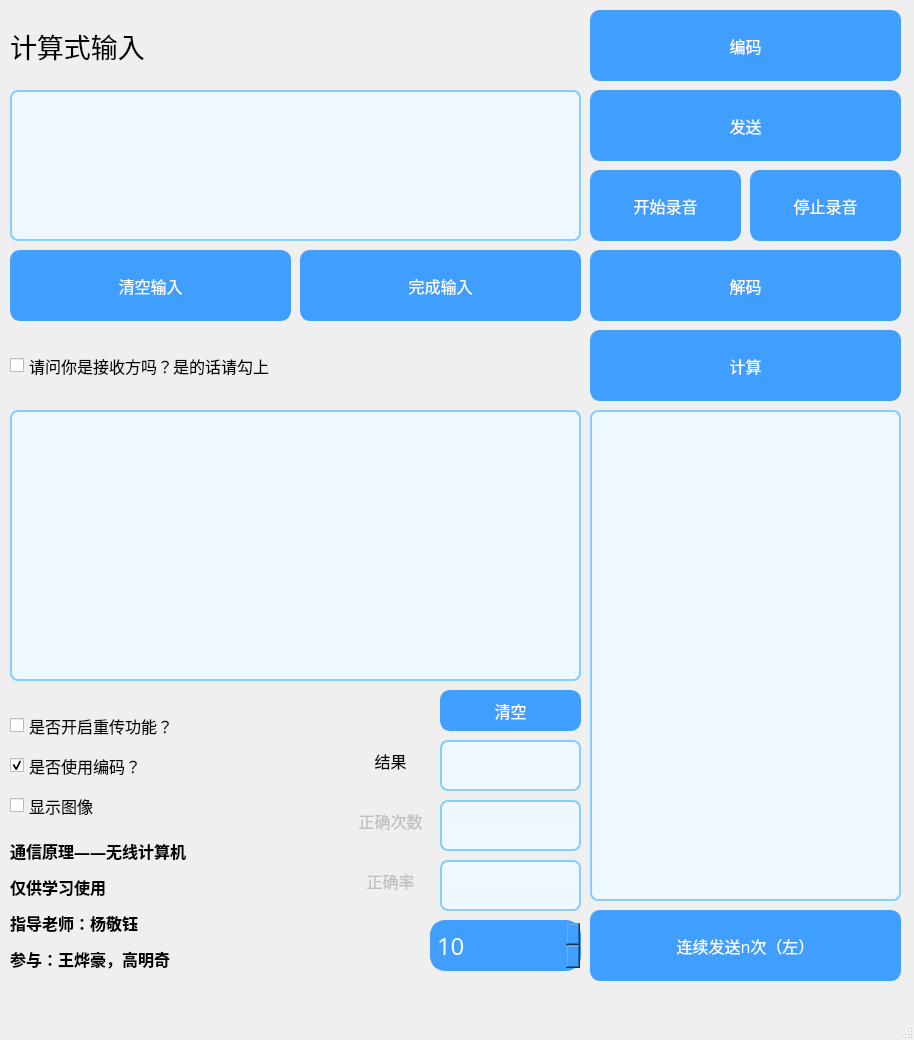
<?xml version="1.0" encoding="UTF-8"?>
<ui version="4.0">
 <class>MainWindow</class>
 <widget class="QMainWindow" name="MainWindow">
  <property name="geometry">
   <rect>
    <x>0</x>
    <y>0</y>
    <width>914</width>
    <height>1040</height>
   </rect>
  </property>
  <property name="windowTitle">
   <string>MainWindow</string>
  </property>
  <widget class="QWidget" name="centralwidget">
   <widget class="QLabel" name="label_6">
    <property name="geometry">
     <rect>
      <x>10</x>
      <y>-10</y>
      <width>511</width>
      <height>111</height>
     </rect>
    </property>
    <property name="font">
     <font>
      <family>黑体</family>
      <pointsize>20</pointsize>
     </font>
    </property>
    <property name="text">
     <string>计算式输入</string>
    </property>
   </widget>
   <widget class="QPushButton" name="pushButton_17">
    <property name="geometry">
     <rect>
      <x>590</x>
      <y>10</y>
      <width>311</width>
      <height>71</height>
     </rect>
    </property>
    <property name="font">
     <font>
      <family>微软雅黑</family>
      <pointsize>12</pointsize>
     </font>
    </property>
    <property name="styleSheet">
     <string notr="true">QPushButton{color:#fff;background-color:#409eff;border: 1px solid #409eff;border-radius: 10px;
}QPushButton:hover{color:#fff;border-color:#66b1ff;background-color:#66b1ff;
}QPushButton:checked{color:#fff;border-color:#66b1ff;background-color: #66b1ff;
}QPushButton:pressed{color:#fff;border-color: #3a8ee6;background-color: #3a8ee6;
}
</string>
    </property>
    <property name="text">
     <string>编码</string>
    </property>
   </widget>
   <widget class="QPushButton" name="pushButton_18">
    <property name="geometry">
     <rect>
      <x>590</x>
      <y>90</y>
      <width>311</width>
      <height>71</height>
     </rect>
    </property>
    <property name="font">
     <font>
      <family>微软雅黑</family>
      <pointsize>12</pointsize>
     </font>
    </property>
    <property name="styleSheet">
     <string notr="true">QPushButton{color:#fff;background-color:#409eff;border: 1px solid #409eff;border-radius: 10px;
}QPushButton:hover{color:#fff;border-color:#66b1ff;background-color:#66b1ff;
}QPushButton:checked{color:#fff;border-color:#66b1ff;background-color: #66b1ff;
}QPushButton:pressed{color:#fff;border-color: #3a8ee6;background-color: #3a8ee6;
}
</string>
    </property>
    <property name="text">
     <string>发送</string>
    </property>
   </widget>
   <widget class="QPushButton" name="pushButton_19">
    <property name="geometry">
     <rect>
      <x>590</x>
      <y>170</y>
      <width>151</width>
      <height>71</height>
     </rect>
    </property>
    <property name="font">
     <font>
      <family>微软雅黑</family>
      <pointsize>12</pointsize>
     </font>
    </property>
    <property name="styleSheet">
     <string notr="true">QPushButton{color:#fff;background-color:#409eff;border: 1px solid #409eff;border-radius: 10px;
}QPushButton:hover{color:#fff;border-color:#66b1ff;background-color:#66b1ff;
}QPushButton:checked{color:#fff;border-color:#66b1ff;background-color: #66b1ff;
}QPushButton:pressed{color:#fff;border-color: #3a8ee6;background-color: #3a8ee6;
}
</string>
    </property>
    <property name="text">
     <string>开始录音</string>
    </property>
   </widget>
   <widget class="QPushButton" name="pushButton_20">
    <property name="geometry">
     <rect>
      <x>590</x>
      <y>250</y>
      <width>311</width>
      <height>71</height>
     </rect>
    </property>
    <property name="font">
     <font>
      <family>微软雅黑</family>
      <pointsize>12</pointsize>
     </font>
    </property>
    <property name="styleSheet">
     <string notr="true">QPushButton{color:#fff;background-color:#409eff;border: 1px solid #409eff;border-radius: 10px;
}QPushButton:hover{color:#fff;border-color:#66b1ff;background-color:#66b1ff;
}QPushButton:checked{color:#fff;border-color:#66b1ff;background-color: #66b1ff;
}QPushButton:pressed{color:#fff;border-color: #3a8ee6;background-color: #3a8ee6;
}
</string>
    </property>
    <property name="text">
     <string>解码</string>
    </property>
   </widget>
   <widget class="QPushButton" name="pushButton_21">
    <property name="geometry">
     <rect>
      <x>590</x>
      <y>330</y>
      <width>311</width>
      <height>71</height>
     </rect>
    </property>
    <property name="font">
     <font>
      <family>微软雅黑</family>
      <pointsize>12</pointsize>
     </font>
    </property>
    <property name="styleSheet">
     <string notr="true">QPushButton{color:#fff;background-color:#409eff;border: 1px solid #409eff;border-radius: 10px;
}QPushButton:hover{color:#fff;border-color:#66b1ff;background-color:#66b1ff;
}QPushButton:checked{color:#fff;border-color:#66b1ff;background-color: #66b1ff;
}QPushButton:pressed{color:#fff;border-color: #3a8ee6;background-color: #3a8ee6;
}
</string>
    </property>
    <property name="text">
     <string>计算</string>
    </property>
   </widget>
   <widget class="QTextEdit" name="textEdit_2">
    <property name="geometry">
     <rect>
      <x>590</x>
      <y>410</y>
      <width>311</width>
      <height>491</height>
     </rect>
    </property>
    <property name="font">
     <font>
      <family>Arial,sans-serif</family>
      <pointsize>-1</pointsize>
     </font>
    </property>
    <property name="styleSheet">
     <string notr="true">QTextEdit {
    background-color: #f0f8ff; /* 背景颜色 */
    color: #333; /* 字体颜色 */
    border: 2px solid #87cefa; /* 边框颜色 */
    border-radius: 8px; /* 圆角边框 */
    padding: 10px; /* 内边距 */
    font-size: 16px; /* 字体大小 */
    font-family: Arial, sans-serif; /* 字体 */
}

QTextEdit:focus {
    border: 2px solid #00bfff; /* 聚焦时边框颜色 */
    background-color: #e6f9ff; /* 聚焦时背景颜色 */
}</string>
    </property>
    <property name="html">
     <string>&lt;!DOCTYPE HTML PUBLIC &quot;-//W3C//DTD HTML 4.0//EN&quot; &quot;http://www.w3.org/TR/REC-html40/strict.dtd&quot;&gt;
&lt;html&gt;&lt;head&gt;&lt;meta name=&quot;qrichtext&quot; content=&quot;1&quot; /&gt;&lt;style type=&quot;text/css&quot;&gt;
p, li { white-space: pre-wrap; }
&lt;/style&gt;&lt;/head&gt;&lt;body style=&quot; font-family:'Arial,sans-serif'; font-size:16px; font-weight:400; font-style:normal;&quot;&gt;
&lt;p style=&quot;-qt-paragraph-type:empty; margin-top:0px; margin-bottom:0px; margin-left:0px; margin-right:0px; -qt-block-indent:0; text-indent:0px; font-size:24px;&quot;&gt;&lt;br /&gt;&lt;/p&gt;&lt;/body&gt;&lt;/html&gt;</string>
    </property>
   </widget>
   <widget class="QLabel" name="label">
    <property name="geometry">
     <rect>
      <x>10</x>
      <y>780</y>
      <width>341</width>
      <height>251</height>
     </rect>
    </property>
    <property name="font">
     <font>
      <family>微软雅黑</family>
      <pointsize>10</pointsize>
     </font>
    </property>
    <property name="cursor">
     <cursorShape>ArrowCursor</cursorShape>
    </property>
    <property name="text">
     <string>&lt;html&gt;&lt;head/&gt;&lt;body&gt;&lt;p&gt;&lt;span style=&quot; font-size:12pt; font-weight:500;&quot;&gt;通信原理——无线计算机&lt;/span&gt;&lt;/p&gt;&lt;p&gt;&lt;span style=&quot; font-size:12pt; font-weight:500;&quot;&gt;仅供学习使用&lt;/span&gt;&lt;/p&gt;&lt;p&gt;&lt;span style=&quot; font-size:12pt; font-weight:500;&quot;&gt;指导老师：杨敬钰&lt;/span&gt;&lt;/p&gt;&lt;p&gt;&lt;span style=&quot; font-size:12pt; font-weight:500;&quot;&gt;参与：王烨豪，高明奇&lt;/span&gt;&lt;/p&gt;&lt;/body&gt;&lt;/html&gt;</string>
    </property>
   </widget>
   <widget class="QTextEdit" name="textEdit_3">
    <property name="geometry">
     <rect>
      <x>10</x>
      <y>90</y>
      <width>571</width>
      <height>151</height>
     </rect>
    </property>
    <property name="font">
     <font>
      <family>Arial,sans-serif</family>
      <pointsize>-1</pointsize>
     </font>
    </property>
    <property name="styleSheet">
     <string notr="true">QTextEdit {
    background-color: #f0f8ff; /* 背景颜色 */
    color: #333; /* 字体颜色 */
    border: 2px solid #87cefa; /* 边框颜色 */
    border-radius: 8px; /* 圆角边框 */
    padding: 10px; /* 内边距 */
    font-size: 16px; /* 字体大小 */
    font-family: Arial, sans-serif; /* 字体 */
}

QTextEdit:focus {
    border: 2px solid #00bfff; /* 聚焦时边框颜色 */
    background-color: #e6f9ff; /* 聚焦时背景颜色 */
}</string>
    </property>
    <property name="html">
     <string>&lt;!DOCTYPE HTML PUBLIC &quot;-//W3C//DTD HTML 4.0//EN&quot; &quot;http://www.w3.org/TR/REC-html40/strict.dtd&quot;&gt;
&lt;html&gt;&lt;head&gt;&lt;meta name=&quot;qrichtext&quot; content=&quot;1&quot; /&gt;&lt;style type=&quot;text/css&quot;&gt;
p, li { white-space: pre-wrap; }
&lt;/style&gt;&lt;/head&gt;&lt;body style=&quot; font-family:'Arial,sans-serif'; font-size:16px; font-weight:400; font-style:normal;&quot;&gt;
&lt;p style=&quot;-qt-paragraph-type:empty; margin-top:0px; margin-bottom:0px; margin-left:0px; margin-right:0px; -qt-block-indent:0; text-indent:0px; font-size:24px;&quot;&gt;&lt;br /&gt;&lt;/p&gt;&lt;/body&gt;&lt;/html&gt;</string>
    </property>
   </widget>
   <widget class="QPushButton" name="pushButton_22">
    <property name="geometry">
     <rect>
      <x>10</x>
      <y>250</y>
      <width>281</width>
      <height>71</height>
     </rect>
    </property>
    <property name="font">
     <font>
      <family>微软雅黑</family>
      <pointsize>12</pointsize>
     </font>
    </property>
    <property name="styleSheet">
     <string notr="true">QPushButton{color:#fff;background-color:#409eff;border: 1px solid #409eff;border-radius: 10px;
}QPushButton:hover{color:#fff;border-color:#66b1ff;background-color:#66b1ff;
}QPushButton:checked{color:#fff;border-color:#66b1ff;background-color: #66b1ff;
}QPushButton:pressed{color:#fff;border-color: #3a8ee6;background-color: #3a8ee6;
}
</string>
    </property>
    <property name="text">
     <string>清空输入</string>
    </property>
   </widget>
   <widget class="QPushButton" name="pushButton_23">
    <property name="geometry">
     <rect>
      <x>300</x>
      <y>250</y>
      <width>281</width>
      <height>71</height>
     </rect>
    </property>
    <property name="font">
     <font>
      <family>微软雅黑</family>
      <pointsize>12</pointsize>
     </font>
    </property>
    <property name="styleSheet">
     <string notr="true">QPushButton{color:#fff;background-color:#409eff;border: 1px solid #409eff;border-radius: 10px;
}QPushButton:hover{color:#fff;border-color:#66b1ff;background-color:#66b1ff;
}QPushButton:checked{color:#fff;border-color:#66b1ff;background-color: #66b1ff;
}QPushButton:pressed{color:#fff;border-color: #3a8ee6;background-color: #3a8ee6;
}
</string>
    </property>
    <property name="text">
     <string>完成输入</string>
    </property>
   </widget>
   <widget class="QPushButton" name="pushButton_24">
    <property name="geometry">
     <rect>
      <x>750</x>
      <y>170</y>
      <width>151</width>
      <height>71</height>
     </rect>
    </property>
    <property name="font">
     <font>
      <family>微软雅黑</family>
      <pointsize>12</pointsize>
     </font>
    </property>
    <property name="styleSheet">
     <string notr="true">QPushButton{color:#fff;background-color:#409eff;border: 1px solid #409eff;border-radius: 10px;
}QPushButton:hover{color:#fff;border-color:#66b1ff;background-color:#66b1ff;
}QPushButton:checked{color:#fff;border-color:#66b1ff;background-color: #66b1ff;
}QPushButton:pressed{color:#fff;border-color: #3a8ee6;background-color: #3a8ee6;
}
</string>
    </property>
    <property name="text">
     <string>停止录音</string>
    </property>
   </widget>
   <widget class="QTextEdit" name="textEdit_4">
    <property name="geometry">
     <rect>
      <x>10</x>
      <y>410</y>
      <width>571</width>
      <height>271</height>
     </rect>
    </property>
    <property name="font">
     <font>
      <family>Arial,sans-serif</family>
      <pointsize>-1</pointsize>
     </font>
    </property>
    <property name="styleSheet">
     <string notr="true">QTextEdit {
    background-color: #f0f8ff; /* 背景颜色 */
    color: #333; /* 字体颜色 */
    border: 2px solid #87cefa; /* 边框颜色 */
    border-radius: 8px; /* 圆角边框 */
    padding: 10px; /* 内边距 */
    font-size: 16px; /* 字体大小 */
    font-family: Arial, sans-serif; /* 字体 */
}

QTextEdit:focus {
    border: 2px solid #00bfff; /* 聚焦时边框颜色 */
    background-color: #e6f9ff; /* 聚焦时背景颜色 */
}</string>
    </property>
    <property name="html">
     <string>&lt;!DOCTYPE HTML PUBLIC &quot;-//W3C//DTD HTML 4.0//EN&quot; &quot;http://www.w3.org/TR/REC-html40/strict.dtd&quot;&gt;
&lt;html&gt;&lt;head&gt;&lt;meta name=&quot;qrichtext&quot; content=&quot;1&quot; /&gt;&lt;style type=&quot;text/css&quot;&gt;
p, li { white-space: pre-wrap; }
&lt;/style&gt;&lt;/head&gt;&lt;body style=&quot; font-family:'Arial,sans-serif'; font-size:16px; font-weight:400; font-style:normal;&quot;&gt;
&lt;p style=&quot;-qt-paragraph-type:empty; margin-top:0px; margin-bottom:0px; margin-left:0px; margin-right:0px; -qt-block-indent:0; text-indent:0px; font-size:24px;&quot;&gt;&lt;br /&gt;&lt;/p&gt;&lt;/body&gt;&lt;/html&gt;</string>
    </property>
   </widget>
   <widget class="QCheckBox" name="checkBox">
    <property name="geometry">
     <rect>
      <x>10</x>
      <y>330</y>
      <width>571</width>
      <height>71</height>
     </rect>
    </property>
    <property name="minimumSize">
     <size>
      <width>30</width>
      <height>30</height>
     </size>
    </property>
    <property name="font">
     <font>
      <family>黑体</family>
      <pointsize>12</pointsize>
     </font>
    </property>
    <property name="text">
     <string>请问你是接收方吗？是的话请勾上</string>
    </property>
    <property name="iconSize">
     <size>
      <width>30</width>
      <height>30</height>
     </size>
    </property>
   </widget>
   <widget class="QPushButton" name="pushButton_25">
    <property name="geometry">
     <rect>
      <x>440</x>
      <y>690</y>
      <width>141</width>
      <height>41</height>
     </rect>
    </property>
    <property name="font">
     <font>
      <family>微软雅黑</family>
      <pointsize>12</pointsize>
     </font>
    </property>
    <property name="styleSheet">
     <string notr="true">QPushButton{color:#fff;background-color:#409eff;border: 1px solid #409eff;border-radius: 10px;
}QPushButton:hover{color:#fff;border-color:#66b1ff;background-color:#66b1ff;
}QPushButton:checked{color:#fff;border-color:#66b1ff;background-color: #66b1ff;
}QPushButton:pressed{color:#fff;border-color: #3a8ee6;background-color: #3a8ee6;
}
</string>
    </property>
    <property name="text">
     <string>清空</string>
    </property>
   </widget>
   <widget class="QCheckBox" name="checkBox_2">
    <property name="geometry">
     <rect>
      <x>10</x>
      <y>690</y>
      <width>381</width>
      <height>71</height>
     </rect>
    </property>
    <property name="minimumSize">
     <size>
      <width>30</width>
      <height>30</height>
     </size>
    </property>
    <property name="font">
     <font>
      <family>黑体</family>
      <pointsize>12</pointsize>
     </font>
    </property>
    <property name="text">
     <string>是否开启重传功能？</string>
    </property>
    <property name="iconSize">
     <size>
      <width>30</width>
      <height>30</height>
     </size>
    </property>
   </widget>
   <widget class="QPushButton" name="pushButton_26">
    <property name="geometry">
     <rect>
      <x>590</x>
      <y>910</y>
      <width>311</width>
      <height>71</height>
     </rect>
    </property>
    <property name="font">
     <font>
      <family>微软雅黑</family>
      <pointsize>12</pointsize>
     </font>
    </property>
    <property name="styleSheet">
     <string notr="true">QPushButton{color:#fff;background-color:#409eff;border: 1px solid #409eff;border-radius: 10px;
}QPushButton:hover{color:#fff;border-color:#66b1ff;background-color:#66b1ff;
}QPushButton:checked{color:#fff;border-color:#66b1ff;background-color: #66b1ff;
}QPushButton:pressed{color:#fff;border-color: #3a8ee6;background-color: #3a8ee6;
}
</string>
    </property>
    <property name="text">
     <string>连续发送n次（左）</string>
    </property>
   </widget>
   <widget class="QSpinBox" name="spinBox">
    <property name="geometry">
     <rect>
      <x>430</x>
      <y>920</y>
      <width>151</width>
      <height>51</height>
     </rect>
    </property>
    <property name="font">
     <font>
      <family>微软雅黑</family>
      <pointsize>18</pointsize>
     </font>
    </property>
    <property name="styleSheet">
     <string notr="true">QSpinBox{color:#fff;background-color:#409eff;border: 5px solid #409eff;border-radius: 15px;
}
</string>
    </property>
    <property name="maximum">
     <number>200</number>
    </property>
    <property name="value">
     <number>10</number>
    </property>
   </widget>
   <widget class="QLineEdit" name="lineEdit">
    <property name="geometry">
     <rect>
      <x>440</x>
      <y>740</y>
      <width>141</width>
      <height>51</height>
     </rect>
    </property>
    <property name="styleSheet">
     <string notr="true">QLineEdit {
    background-color: #f0f8ff; /* 背景颜色 */
    color: #333; /* 字体颜色 */
    border: 2px solid #87cefa; /* 边框颜色 */
    border-radius: 8px; /* 圆角边框 */
    padding: 10px; /* 内边距 */
    font-size: 16px; /* 字体大小 */
    font-family: Arial, sans-serif; /* 字体 */
}

QLineEdit:focus {
    border: 2px solid #00bfff; /* 聚焦时边框颜色 */
    background-color: #e6f9ff; /* 聚焦时背景颜色 */
}</string>
    </property>
   </widget>
   <widget class="QLabel" name="label_2">
    <property name="geometry">
     <rect>
      <x>340</x>
      <y>730</y>
      <width>101</width>
      <height>61</height>
     </rect>
    </property>
    <property name="font">
     <font>
      <family>微软雅黑</family>
      <pointsize>12</pointsize>
     </font>
    </property>
    <property name="cursor">
     <cursorShape>ArrowCursor</cursorShape>
    </property>
    <property name="text">
     <string>结果</string>
    </property>
    <property name="alignment">
     <set>Qt::AlignCenter</set>
    </property>
   </widget>
   <widget class="QLineEdit" name="lineEdit_2">
    <property name="enabled">
     <bool>false</bool>
    </property>
    <property name="geometry">
     <rect>
      <x>440</x>
      <y>800</y>
      <width>141</width>
      <height>51</height>
     </rect>
    </property>
    <property name="styleSheet">
     <string notr="true">QLineEdit {
    background-color: #f0f8ff; /* 背景颜色 */
    color: #333; /* 字体颜色 */
    border: 2px solid #87cefa; /* 边框颜色 */
    border-radius: 8px; /* 圆角边框 */
    padding: 10px; /* 内边距 */
    font-size: 16px; /* 字体大小 */
    font-family: Arial, sans-serif; /* 字体 */
}

QLineEdit:focus {
    border: 2px solid #00bfff; /* 聚焦时边框颜色 */
    background-color: #e6f9ff; /* 聚焦时背景颜色 */
}</string>
    </property>
    <property name="text">
     <string/>
    </property>
   </widget>
   <widget class="QLabel" name="label_3">
    <property name="enabled">
     <bool>false</bool>
    </property>
    <property name="geometry">
     <rect>
      <x>340</x>
      <y>790</y>
      <width>101</width>
      <height>61</height>
     </rect>
    </property>
    <property name="font">
     <font>
      <family>微软雅黑</family>
      <pointsize>12</pointsize>
     </font>
    </property>
    <property name="cursor">
     <cursorShape>ArrowCursor</cursorShape>
    </property>
    <property name="text">
     <string>正确次数</string>
    </property>
    <property name="alignment">
     <set>Qt::AlignCenter</set>
    </property>
   </widget>
   <widget class="QLineEdit" name="lineEdit_3">
    <property name="enabled">
     <bool>false</bool>
    </property>
    <property name="geometry">
     <rect>
      <x>440</x>
      <y>860</y>
      <width>141</width>
      <height>51</height>
     </rect>
    </property>
    <property name="styleSheet">
     <string notr="true">QLineEdit {
    background-color: #f0f8ff; /* 背景颜色 */
    color: #333; /* 字体颜色 */
    border: 2px solid #87cefa; /* 边框颜色 */
    border-radius: 8px; /* 圆角边框 */
    padding: 10px; /* 内边距 */
    font-size: 16px; /* 字体大小 */
    font-family: Arial, sans-serif; /* 字体 */
}

QLineEdit:focus {
    border: 2px solid #00bfff; /* 聚焦时边框颜色 */
    background-color: #e6f9ff; /* 聚焦时背景颜色 */
}</string>
    </property>
    <property name="text">
     <string/>
    </property>
   </widget>
   <widget class="QLabel" name="label_4">
    <property name="enabled">
     <bool>false</bool>
    </property>
    <property name="geometry">
     <rect>
      <x>340</x>
      <y>850</y>
      <width>101</width>
      <height>61</height>
     </rect>
    </property>
    <property name="font">
     <font>
      <family>微软雅黑</family>
      <pointsize>12</pointsize>
     </font>
    </property>
    <property name="cursor">
     <cursorShape>ArrowCursor</cursorShape>
    </property>
    <property name="text">
     <string>正确率</string>
    </property>
    <property name="alignment">
     <set>Qt::AlignCenter</set>
    </property>
   </widget>
   <widget class="QCheckBox" name="checkBox_3">
    <property name="geometry">
     <rect>
      <x>10</x>
      <y>730</y>
      <width>381</width>
      <height>71</height>
     </rect>
    </property>
    <property name="minimumSize">
     <size>
      <width>30</width>
      <height>30</height>
     </size>
    </property>
    <property name="font">
     <font>
      <family>黑体</family>
      <pointsize>12</pointsize>
     </font>
    </property>
    <property name="text">
     <string>是否使用编码？</string>
    </property>
    <property name="iconSize">
     <size>
      <width>30</width>
      <height>30</height>
     </size>
    </property>
    <property name="checked">
     <bool>true</bool>
    </property>
   </widget>
   <widget class="QCheckBox" name="checkBox_4">
    <property name="geometry">
     <rect>
      <x>10</x>
      <y>770</y>
      <width>381</width>
      <height>71</height>
     </rect>
    </property>
    <property name="minimumSize">
     <size>
      <width>30</width>
      <height>30</height>
     </size>
    </property>
    <property name="font">
     <font>
      <family>黑体</family>
      <pointsize>12</pointsize>
     </font>
    </property>
    <property name="text">
     <string>显示图像</string>
    </property>
    <property name="iconSize">
     <size>
      <width>30</width>
      <height>30</height>
     </size>
    </property>
    <property name="checked">
     <bool>false</bool>
    </property>
   </widget>
  </widget>
  <widget class="QMenuBar" name="menubar">
   <property name="geometry">
    <rect>
     <x>0</x>
     <y>0</y>
     <width>914</width>
     <height>18</height>
    </rect>
   </property>
  </widget>
  <widget class="QStatusBar" name="statusbar"/>
 </widget>
 <resources/>
 <connections/>
</ui>
